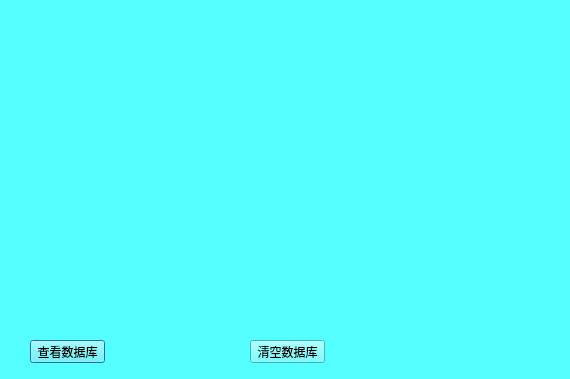
<?xml version="1.0" encoding="UTF-8"?>
<ui version="4.0">
 <class>Dialog</class>
 <widget class="QDialog" name="Dialog">
  <property name="geometry">
   <rect>
    <x>0</x>
    <y>0</y>
    <width>570</width>
    <height>379</height>
   </rect>
  </property>
  <property name="windowTitle">
   <string>Dialog</string>
  </property>
  <property name="styleSheet">
   <string notr="true">background-color: rgb(85, 255, 255);</string>
  </property>
  <widget class="QPushButton" name="pushButton">
   <property name="geometry">
    <rect>
     <x>30</x>
     <y>340</y>
     <width>75</width>
     <height>23</height>
    </rect>
   </property>
   <property name="text">
    <string>查看数据库</string>
   </property>
  </widget>
  <widget class="QPushButton" name="pushButton_2">
   <property name="geometry">
    <rect>
     <x>250</x>
     <y>340</y>
     <width>75</width>
     <height>23</height>
    </rect>
   </property>
   <property name="text">
    <string>清空数据库</string>
   </property>
  </widget>
 </widget>
 <resources/>
 <connections/>
</ui>
